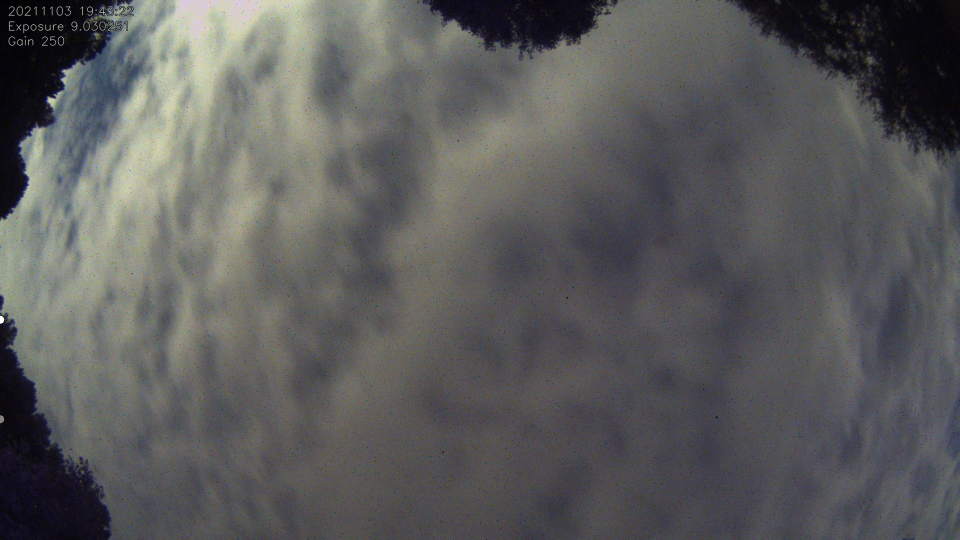
#> input picture testing/blob_detection/test_full_clouds.jpg, 1920 x 1080 px (shown at 1/2 size)
$ python keogram.py blob_detection -o out.png
#> lines starting #> are read from the running program, lines starting #| are printed output that depends on the picture
#!/usr/bin/env python3

import cv2
import numpy
import PIL
from PIL import Image
import math
import argparse
import logging
import time
from datetime import datetime
from pathlib import Path
from pprint import pformat


logging.basicConfig(level=logging.INFO)
logger = logging


class KeogramGenerator(object):

    # label settings
    font_face = cv2.FONT_HERSHEY_SIMPLEX
    font_scale = 0.8
    font_thickness = 1
    line_length = 35
    line_color = (200, 200, 200)
    line_thickness = 2
    line_type = cv2.LINE_AA


    def __init__(self):
        self._angle = 0

        self._h_scale_factor = 33

        self.original_width = None
        self.original_height = None

        self.rotated_width = None
        self.rotated_height = None

        # We do not know the array dimensions until the first image is rotated
        self.keogram_data = None
        self.keogram_final = None  # will contain final resized keogram

        self.timestamps_list = list()
        self.image_processing_elapsed_s = 0


    @property
    def angle(self):
        return self._angle

    @angle.setter
    def angle(self, new_angle):
        self._angle = float(new_angle)


    @property
    def h_scale_factor(self):
        return self._h_scale_factor

    @h_scale_factor.setter
    def h_scale_factor(self, new_factor):
        self._h_scale_factor = int(new_factor)


    def main(self, outfile, inputdir):
#> called with outfile = 'out.png', inputdir = 'blob_detection'
        file_list = list()
        self.getFolderFilesByExt(inputdir, file_list)
#> pass 2 of the loop in getFolderFilesByExt, `for item in Path(folder).iterdir():`:

        # Exclude empty files
        file_list_nonzero = filter(lambda p: p.stat().st_size != 0, file_list)

        # Sort by timestamp
        file_list_ordered = sorted(file_list_nonzero, key=lambda p: p.stat().st_mtime)


        processing_start = time.time()

        for filename in file_list_ordered:
            logger.info('Reading file: %s', filename)

            image_ts = filename.stat().st_mtime

            try:
                with Image.open(str(filename)) as img:
#> img is the input picture: PIL image 1920x1080 RGB; mean R, G, B 91.6, 91.7, 91.6
                    image = cv2.cvtColor(numpy.array(img), cv2.COLOR_RGB2BGR)
            except PIL.UnidentifiedImageError:
                logger.error('Unable to read %s', filename)
                continue


            try:
                self.processImage(image, image_ts)
#> in rotate, `rotated = cv2.warpAffine(image, rot, (bound_w, bound_h))`:
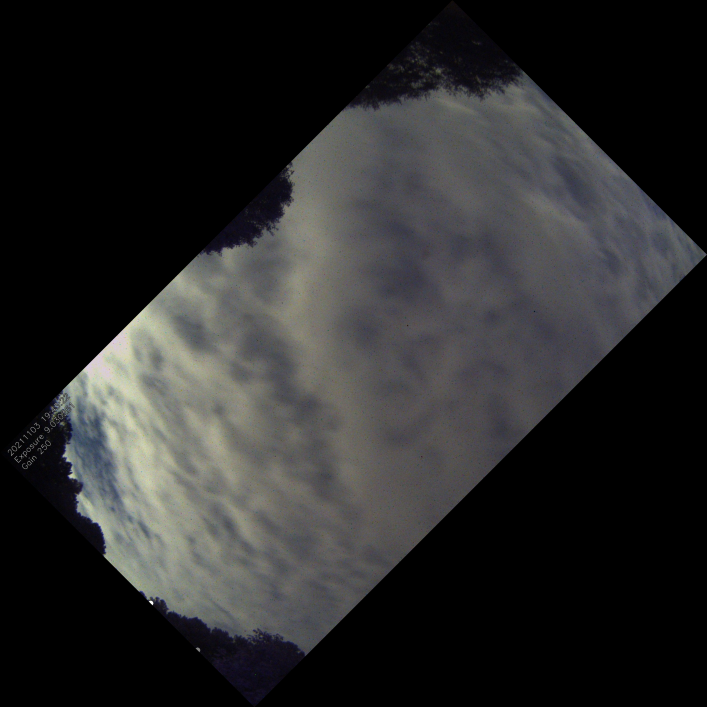
#> rotated: shape (2121, 2121, 3) (shown at 1/3 size); mean B, G, R 42.2, 42.2, 42.2
#> in processImage, `rotated_center_line = rotated_image[:, [int(rot_width / 2)]]`: rotated_center_line = 2121 rows, first 8: [0, 0, 0], [0, 0, 0], [0, 0, 0], [0, 0, 0], [0, 0, 0], [0, 0, 0], [0, 0, 0], [0, 0, 0]
            except ValueError as e:
                logger.error('Error processing keogram image: %s', str(e))
#> pass 2 of the loop in main, `for filename in file_list_ordered:`:
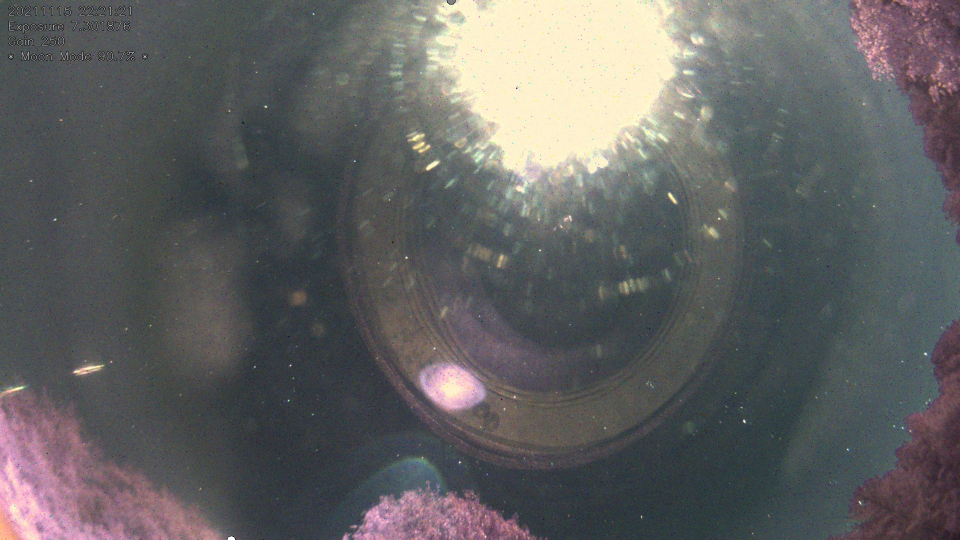
#> input picture testing/blob_detection/test_moon.jpg, 1920 x 1080 px (shown at 1/2 size)
#> in main, img is the input picture: PIL image 1920x1080 RGB; mean R, G, B 97.5, 97.6, 97.6
#> in rotate (call 2), `rotated = cv2.warpAffine(image, rot, (bound_w, bound_h))`:
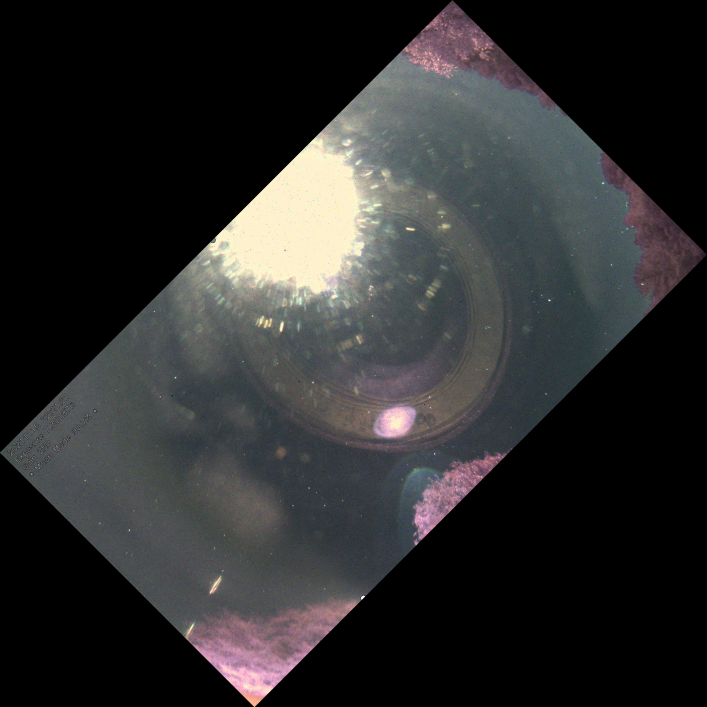
#> rotated: shape (2121, 2121, 3) (shown at 1/3 size); mean B, G, R 45, 45, 44.9


        self.finalize(outfile)

        processing_elapsed_s = time.time() - processing_start
        logger.warning('Total keogram processing in %0.1f s', processing_elapsed_s)


    def processImage(self, image, timestamp):
        image_processing_start = time.time()

        self.timestamps_list.append(timestamp)

        #logger.info('Data: %s', pformat(image))
        height, width = image.shape[:2]


        rotated_image = self.rotate(image)


        rot_height, rot_width = rotated_image.shape[:2]
        self.rotated_height = rot_height
        self.rotated_width = rot_width

        rotated_center_line = rotated_image[:, [int(rot_width / 2)]]
        #logger.info('Shape: %s', pformat(rotated_center_line.shape))
        #logger.info('Data: %s', pformat(rotated_center_line))
        #logger.info('Size: %s', pformat(rotated_center_line.size))


        if isinstance(self.keogram_data, type(None)):
            # this only happens on the first image

            new_shape = rotated_center_line.shape
            logger.info('New Shape: %s', pformat(new_shape))

            new_dtype = rotated_center_line.dtype
            logger.info('New dtype: %s', new_dtype)

            self.keogram_data = numpy.empty(new_shape, dtype=new_dtype)


        # will raise ValueError on dimension mismatch
        self.keogram_data = numpy.append(self.keogram_data, rotated_center_line, 1)


        # set every image for reasons
        self.original_height = height
        self.original_width = width


        self.image_processing_elapsed_s += time.time() - image_processing_start


    def finalize(self, outfile):
        logger.warning('Keogram images processed in %0.1f s', self.image_processing_elapsed_s)

        # trim bars at top and bottom
        trimmed_keogram = self.trimEdges(self.keogram_data)

        # scale horizontal
        trimmed_height, trimmed_width = trimmed_keogram.shape[:2]
        new_width = trimmed_width
        new_height = int(trimmed_height * self.h_scale_factor / 100)
        self.keogram_final = cv2.resize(trimmed_keogram, (new_width, new_height), interpolation=cv2.INTER_AREA)


        # apply time labels
        self.applyLabels(self.keogram_final)


        logger.warning('Creating labeled_trim_resize_%s', outfile)

        keogram_final_rgb = Image.fromarray(cv2.cvtColor(self.keogram_final, cv2.COLOR_BGR2RGB))
        keogram_final_rgb.save(str(outfile), quality=90)


    def rotate(self, image):
        height, width = image.shape[:2]
        center_x = int(width / 2)
        center_y = int(height / 2)

        rot = cv2.getRotationMatrix2D((center_x, center_y), self.angle, 1.0)
        #bbox = cv2.boundingRect2f((0, 0), image.size(), self.angle)

        #rot[0, 2] += bbox.width / 2.0 - image.cols / 2.0
        #rot[1, 2] += bbox.height / 2.0 - imagesrc.rows / 2.0

        abs_cos = abs(rot[0, 0])
        abs_sin = abs(rot[0, 1])

        bound_w = int(height * abs_sin + width * abs_cos)
        bound_h = int(height * abs_cos + width * abs_sin)

        rot[0, 2] += bound_w / 2 - center_x
        rot[1, 2] += bound_h / 2 - center_y

        #rotated = cv2.warpAffine(image, rot, bbox.size())
        rotated = cv2.warpAffine(image, rot, (bound_w, bound_h))

        return rotated


    def trimEdges(self, keogram):
        # if the rotation angle exceeds the diagonal angle of the original image, use the height as the hypotenuse
        switch_angle = 90 - math.degrees(math.atan(self.original_height / self.original_width))
#> switch_angle = 60.64
        logger.info('Switch angle: %0.2f', switch_angle)


        angle_180_r = abs(self.angle) % 180
        if angle_180_r > 90:
            angle_90_r = 90 - (abs(self.angle) % 90)
        else:
            angle_90_r = abs(self.angle) % 90


        if angle_90_r < switch_angle:
            hyp_1 = self.original_width
#> hyp_1 = 1920
            c_angle = angle_90_r
        else:
            hyp_1 = self.original_height
            c_angle = 90 - angle_90_r


        logger.info('Trim angle: %d', c_angle)

        height, width = keogram.shape[:2]
#> height = 2121; width = 3
        logger.info('Keogram dimensions: %d x %d', width, height)
        logger.info('Original keogram dimensions: %d x %d', self.original_width, self.original_height)
        logger.info('Original rotated keogram dimensions: %d x %d', self.rotated_width, self.rotated_height)


        adj_1 = math.cos(math.radians(c_angle)) * hyp_1
#> adj_1 = 1357.6
        adj_2 = adj_1 - (self.rotated_width / 2)
#> adj_2 = 297.1

        trim_height = math.tan(math.radians(c_angle)) * adj_2
#> trim_height = 297.1

        trim_height_int = int(trim_height)
#> trim_height_int = 297
        logger.info('Trim height: %d', trim_height_int)


        x1 = 0
        y1 = trim_height_int
#> y1 = 297
        x2 = width
#> x2 = 3
        y2 = height - trim_height_int
#> y2 = 1824

        logger.info('Calculated trimmed area: (%d, %d) (%d, %d)', x1, y1, x2, y2)
        trimmed_keogram = keogram[
            y1:y2,
            x1:x2,
        ]

        trimmed_height, trimmed_width = trimmed_keogram.shape[:2]
#> trimmed_height = 1527; trimmed_width = 3
        logger.info('New trimmed keogram: %d x %d', trimmed_width, trimmed_height)

        return trimmed_keogram


    def getFolderFilesByExt(self, folder, file_list, extension_list=None):
        if not extension_list:
            extension_list = ['jpg']

        logger.info('Searching for image files in %s', folder)

        dot_extension_list = ['.{0:s}'.format(e) for e in extension_list]

        for item in Path(folder).iterdir():
            if item.is_file() and item.suffix in dot_extension_list:
                file_list.append(item)
            elif item.is_dir():
                self.getFolderFilesByExt(item, file_list, extension_list=extension_list)  # recursion


    def applyLabels(self, keogram):
        height, width = keogram.shape[:2]
#> height = 503; width = 3

        # starting point
        last_time = datetime.fromtimestamp(self.timestamps_list[0])
        last_hour_str = last_time.strftime('%H')

        for i, u_ts in enumerate(self.timestamps_list):
            ts = datetime.fromtimestamp(u_ts)
            hour_str = ts.strftime('%H')

            if not hour_str != last_hour_str:
                continue

            last_hour_str = hour_str

            line_x = int(i * width / len(self.timestamps_list))

            line_start = (line_x, height)
            line_end = (line_x, height - self.line_length)

            cv2.line(
                img=keogram,
                pt1=line_start,
                pt2=line_end,
                color=(0, 0, 0),
                thickness=self.line_thickness + 1,
                lineType=self.line_type,
            )
            cv2.line(
                img=keogram,
                pt1=line_start,
                pt2=line_end,
                color=self.line_color,
                thickness=self.line_thickness,
                lineType=self.line_type,
            )


            cv2.putText(
                img=keogram,
                text=hour_str,
                org=(line_x + 5, height - 5),
                fontFace=self.font_face,
                color=(0, 0, 0),
                lineType=self.line_type,
                fontScale=self.font_scale,
                thickness=self.font_thickness + 1,
            )
            cv2.putText(
                img=keogram,
                text=hour_str,
                org=(line_x + 5, height - 5),
                fontFace=self.font_face,
                color=self.line_color,
                lineType=self.line_type,
                fontScale=self.font_scale,
                thickness=self.font_thickness,
            )


if __name__ == "__main__":
    argparser = argparse.ArgumentParser()
    argparser.add_argument(
        'inputdir',
        help='Input directory',
        type=str,
    )
    argparser.add_argument(
        '--output',
        '-o',
        help='output',
        type=str,
        required=True,
    )
    argparser.add_argument(
        '--angle',
        '-a',
        help='angle [default: 45]',
        type=int,
        default=45,
    )


    args = argparser.parse_args()

    kg = KeogramGenerator()
    kg.angle = args.angle
    kg.main(args.output, args.inputdir)
